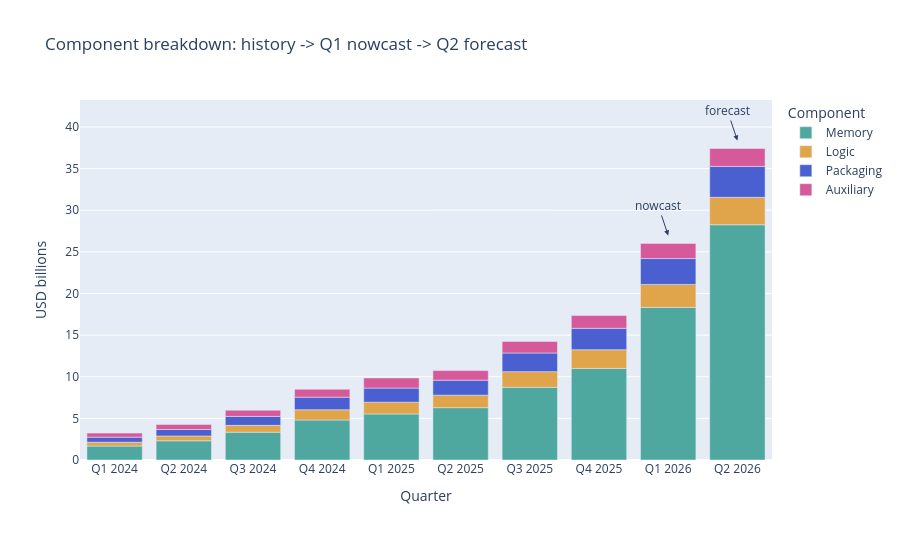

The notebook cell saved with this chart:
### Code cell
history_long = history.unpivot(index="Quarter", on=COMPONENTS, variable_name="Component", value_name="spend")
def reconciled_rows(result, quarter_name):
    return result.filter(pl.col("component") != "TOTAL").select(Quarter=pl.lit(quarter_name), Component=pl.col("component"), spend=pl.col("reconciled_base"))
breakdown_bars = pl.concat([history_long.select(["Quarter", "Component", "spend"]), reconciled_rows(q1_result, "Q1 2026"), reconciled_rows(q2_result, "Q2 2026")], how="vertical_relaxed")
quarter_order = history["Quarter"].to_list() + ["Q1 2026", "Q2 2026"]
figure = px.bar(breakdown_bars, x="Quarter", y="spend", color="Component", category_orders={"Quarter": quarter_order, "Component": COMPONENTS},
                color_discrete_map=COLORS, labels={"spend": "USD billions"}, title="Component breakdown: history -> Q1 nowcast -> Q2 forecast")
figure.add_annotation(x="Q1 2026", y=q1_total["reconciled_base"], text="nowcast", showarrow=True, arrowhead=2, yshift=8)
figure.add_annotation(x="Q2 2026", y=q2_total["reconciled_base"], text="forecast", showarrow=True, arrowhead=2, yshift=8)
figure.update_layout(height=540)
figure

### Figure 1 — Plotly figure (JSON) as saved in the notebook; plotly's stock layout.template omitted (floating-point values rounded to 4 significant figures)
{"data": [{"hovertemplate": "Component=Memory<br>Quarter=%{x}<br>USD billions=%{y}<extra></extra>", "legendgroup": "Memory", "marker": {"color": "#4fa8a0", "pattern": {"shape": ""}}, "name": "Memory", "orientation": "v", "showlegend": true, "textposition": "auto", "type": "bar", "x": ["Q1 2024", "Q2 2024", "Q3 2024", "Q4 2024", "Q1 2025", "Q2 2025", "Q3 2025", "Q4 2025", "Q1 2026", "Q2 2026"], "xaxis": "x", "y": [1.677, 2.307, 3.339, 4.805, 5.534, 6.285, 8.724, 11.0, 18.33, 28.26], "yaxis": "y"}, {"hovertemplate": "Component=Logic<br>Quarter=%{x}<br>USD billions=%{y}<extra></extra>", "legendgroup": "Logic", "marker": {"color": "#e0a44a", "pattern": {"shape": ""}}, "name": "Logic", "orientation": "v", "showlegend": true, "textposition": "auto", "type": "bar", "x": ["Q1 2024", "Q2 2024", "Q3 2024", "Q4 2024", "Q1 2025", "Q2 2025", "Q3 2025", "Q4 2025", "Q1 2026", "Q2 2026"], "xaxis": "x", "y": [0.4579, 0.5808, 0.8227, 1.229, 1.408, 1.506, 1.887, 2.242, 2.761, 3.286], "yaxis": "y"}, {"hovertemplate": "Component=Packaging<br>Quarter=%{x}<br>USD billions=%{y}<extra></extra>", "legendgroup": "Packaging", "marker": {"color": "#4a5fd0", "pattern": {"shape": ""}}, "name": "Packaging", "orientation": "v", "showlegend": true, "textposition": "auto", "type": "bar", "x": ["Q1 2024", "Q2 2024", "Q3 2024", "Q4 2024", "Q1 2025", "Q2 2025", "Q3 2025", "Q4 2025", "Q1 2026", "Q2 2026"], "xaxis": "x", "y": [0.6109, 0.7745, 1.073, 1.515, 1.695, 1.798, 2.242, 2.571, 3.106, 3.718], "yaxis": "y"}, {"hovertemplate": "Component=Auxiliary<br>Quarter=%{x}<br>USD billions=%{y}<extra></extra>", "legendgroup": "Auxiliary", "marker": {"color": "#d65a9a", "pattern": {"shape": ""}}, "name": "Auxiliary", "orientation": "v", "showlegend": true, "textposition": "auto", "type": "bar", "x": ["Q1 2024", "Q2 2024", "Q3 2024", "Q4 2024", "Q1 2025", "Q2 2025", "Q3 2025", "Q4 2025", "Q1 2026", "Q2 2026"], "xaxis": "x", "y": [0.4875, 0.6061, 0.7389, 0.9523, 1.217, 1.15, 1.382, 1.532, 1.824, 2.152], "yaxis": "y"}], "layout": {"annotations": [{"arrowhead": 2, "showarrow": true, "text": "nowcast", "x": "Q1 2026", "y": 26.02, "yshift": 8}, {"arrowhead": 2, "showarrow": true, "text": "forecast", "x": "Q2 2026", "y": 37.41, "yshift": 8}], "barmode": "relative", "height": 540, "legend": {"title": {"text": "Component"}, "tracegroupgap": 0}, "title": {"text": "Component breakdown: history -> Q1 nowcast -> Q2 forecast"}, "xaxis": {"anchor": "y", "categoryarray": ["Q1 2024", "Q2 2024", "Q3 2024", "Q4 2024", "Q1 2025", "Q2 2025", "Q3 2025", "Q4 2025", "Q1 2026", "Q2 2026"], "categoryorder": "array", "domain": [0.0, 1.0], "title": {"text": "Quarter"}}, "yaxis": {"anchor": "x", "domain": [0.0, 1.0], "title": {"text": "USD billions"}}}}
